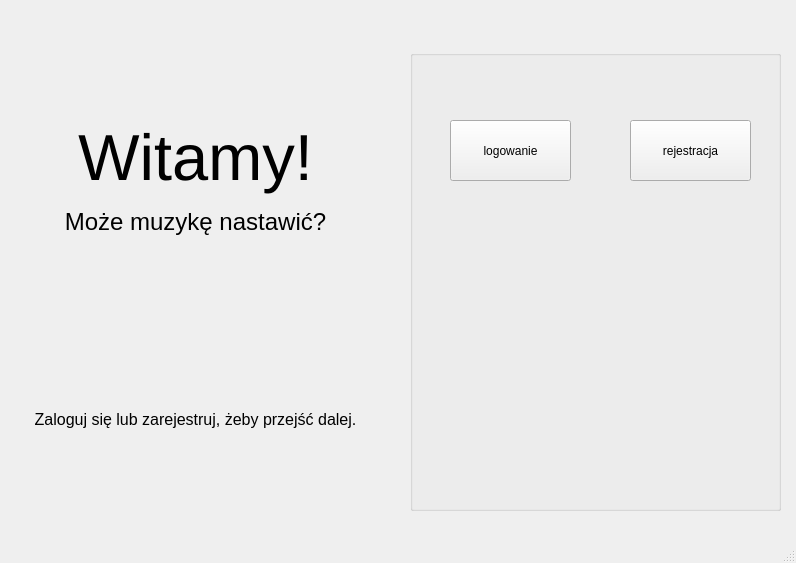
<?xml version="1.0" encoding="UTF-8"?>
<ui version="4.0">
 <class>welcome_window</class>
 <widget class="QMainWindow" name="welcome_window">
  <property name="geometry">
   <rect>
    <x>0</x>
    <y>0</y>
    <width>796</width>
    <height>563</height>
   </rect>
  </property>
  <property name="windowTitle">
   <string>Welcome window | Music Player</string>
  </property>
  <property name="styleSheet">
   <string notr="true"/>
  </property>
  <widget class="QWidget" name="centralwidget">
   <widget class="QLabel" name="label_welcome">
    <property name="geometry">
     <rect>
      <x>10</x>
      <y>20</y>
      <width>371</width>
      <height>511</height>
     </rect>
    </property>
    <property name="font">
     <font>
      <pointsize>49</pointsize>
     </font>
    </property>
    <property name="text">
     <string>&lt;html&gt;&lt;head/&gt;&lt;body&gt;&lt;p align=&quot;center&quot;&gt;Witamy!&lt;/p&gt;&lt;p align=&quot;center&quot;&gt;&lt;span style=&quot; font-size:18pt;&quot;&gt;Może muzykę nastawić?&lt;/span&gt;&lt;/p&gt;&lt;p align=&quot;center&quot;&gt;&lt;br/&gt;&lt;/p&gt;&lt;p align=&quot;center&quot;&gt;&lt;span style=&quot; font-size:12pt;&quot;&gt;Zaloguj się lub zarejestruj, żeby przejść dalej.&lt;/span&gt;&lt;/p&gt;&lt;/body&gt;&lt;/html&gt;</string>
    </property>
    <property name="alignment">
     <set>Qt::AlignCenter</set>
    </property>
   </widget>
   <widget class="QGroupBox" name="groupBox">
    <property name="geometry">
     <rect>
      <x>410</x>
      <y>50</y>
      <width>371</width>
      <height>461</height>
     </rect>
    </property>
    <property name="title">
     <string/>
    </property>
    <widget class="QPushButton" name="button_login">
     <property name="geometry">
      <rect>
       <x>40</x>
       <y>70</y>
       <width>121</width>
       <height>61</height>
      </rect>
     </property>
     <property name="styleSheet">
      <string notr="true">color: rgb(76, 76, 76);
color: rgb(0, 0, 0);</string>
     </property>
     <property name="text">
      <string>logowanie</string>
     </property>
    </widget>
    <widget class="QPushButton" name="button_signin">
     <property name="geometry">
      <rect>
       <x>220</x>
       <y>70</y>
       <width>121</width>
       <height>61</height>
      </rect>
     </property>
     <property name="styleSheet">
      <string notr="true">color: rgb(0, 0, 0);</string>
     </property>
     <property name="text">
      <string>rejestracja</string>
     </property>
    </widget>
    <widget class="QPushButton" name="Quit">
     <property name="geometry">
      <rect>
       <x>270</x>
       <y>480</y>
       <width>91</width>
       <height>31</height>
      </rect>
     </property>
     <property name="cursor">
      <cursorShape>ArrowCursor</cursorShape>
     </property>
     <property name="styleSheet">
      <string notr="true">color: rgb(0, 0, 0);</string>
     </property>
     <property name="text">
      <string>Zakończ</string>
     </property>
    </widget>
   </widget>
  </widget>
  <widget class="QMenuBar" name="menubar">
   <property name="geometry">
    <rect>
     <x>0</x>
     <y>0</y>
     <width>796</width>
     <height>22</height>
    </rect>
   </property>
  </widget>
  <widget class="QStatusBar" name="statusbar"/>
 </widget>
 <resources/>
 <connections/>
</ui>
